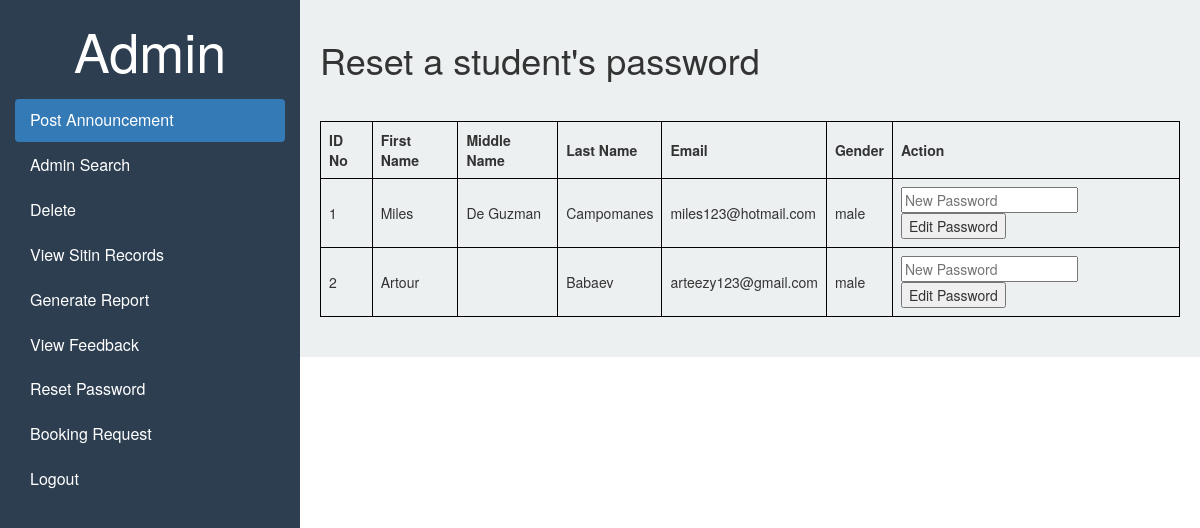
Page /adminreset.php (signed in) on the earlier database version.
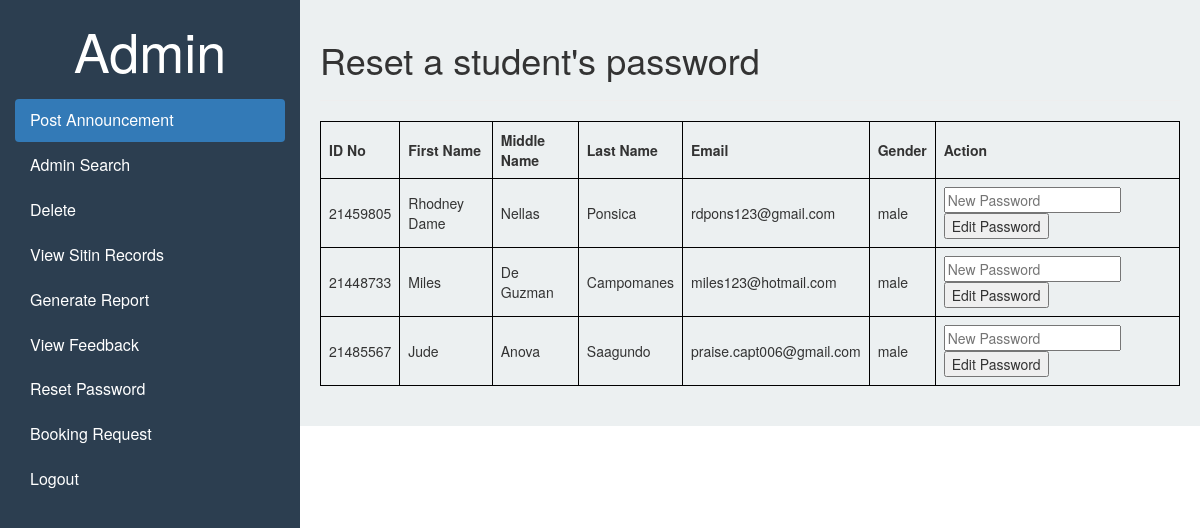
Same page on the later database version.
### tables this page shows
CREATE TABLE `users` (
  `id` int(10) NOT NULL,
  `idno` int(10) NOT NULL,
  `firstName` varchar(50) NOT NULL,
  `middleName` varchar(50) NOT NULL,
  `lastName` varchar(50) NOT NULL,
  `password` varchar(10) NOT NULL,
  `age` int(10) NOT NULL,
  `gender` varchar(10) NOT NULL,
  `contact` varchar(50) NOT NULL,
  `email` varchar(50) NOT NULL,
  `address` varchar(50) NOT NULL,
  `purpose` varchar(50) NOT NULL,
  `lab` varchar(50) NOT NULL,
  `session` int(11) DEFAULT 30,
  `timein` datetime NOT NULL
);

### adminreset.php (the view, shortened to what this page needs)
<?php
	include("connection.php");
	$query = "SELECT idno, firstName, middleName, lastName, email, age, gender FROM users";
	$result = mysqli_query($con, $query);
?>
<!DOCTYPE html>
<html lang="en">
<head><!DOCTYPE html>
<html lang="en">
<head>
  <link rel="stylesheet" href="https://maxcdn.bootstrapcdn.com/bootstrap/3.4.1/css/bootstrap.min.css">
</head>
<body>
<div class="container-fluid">
  <div class="row content">
    <div class="col-sm-3 sidenav hidden-xs">
     <h2 class="heading" style="color: white; text-align: center;">Admin</h2>
      <ul class="nav nav-pills nav-stacked">
        <li class="active"><a href="adminannouncement.php">Post Announcement</a></li>
		<li><a href="adminsearch.php">Admin Search</a></li>
		<li><a href="admindelete.php">Delete</a></li>
        <li><a href="adminview.php">View Sitin Records</a></li>
        <li><a href="adminreports.php">Generate Report</a></li>
        <li><a href="adminfeedback.php">View Feedback</a></li>
		<li><a href="adminreset.php">Reset Password</a></li>
		<li><a href="adminbooking.php">Booking Request</a></li>
        <li><a href="logout.php">Logout</a></li>
      </ul>
    </div>
    <div class="col-sm-9 main-content">
        <h1>Reset a student's password</h1>
		<hr>
		<table>
			<thead>
				<tr>
					<th>ID No</th>
					<th>First Name</th>
					<th>Middle Name</th>
					<th>Last Name</th>
					<th>Email</th>
					<th>Gender</th>
					<th>Action</th>
				</tr>
			</thead>
			<tbody>
			<?php
				while ($row = mysqli_fetch_assoc($result)) {
					echo "<tr>";
					echo "<td>".$row['idno']."</td>";
					echo "<td>".$row['firstName']."</td>";
					echo "<td>".$row['middleName']."</td>";
					echo "<td>".$row['lastName']."</td>";
					echo "<td>".$row['email']."</td>";
					echo "<td>".$row['gender']."</td>";
					echo "<td>";
					echo "<form method='post' action='edit_password.php'>";
					echo "<input type='password' name='new_password' placeholder='New Password' required>";
					echo "<input type='submit' value='Edit Password'>";
					echo "</form>";
					echo "</td>";
					echo "</tr>";
				}
			?>
			</tbody>
		</table>
		<br>
    </div>
    </div>
</body>
</html>

### adminreset.php (style rules this page uses)
.row.content { height: 1050px }
.sidenav { background-color: #2c3e50; height: 100%; }
.sidenav a { color: #fff; font-size: 16px; padding: 10px 15px; display: block; text-decoration: none; }
.main-content { padding: 20px; background-color: #ecf0f1; }
.heading { color: #34495e; font-size: 54px; margin-bottom: 20px; }
table { width: 100%; border-collapse: collapse; }
table, th, td { border: 1px solid black; }
th, td { padding: 8px; text-align: left; }

Differences in the rows shown:
removed users: idno "1", firstName "Miles", middleName "De Guzman", lastName "Campomanes", email "miles123@hotmail.com", gender "male"
removed users: idno "2", firstName "Artour", lastName "Babaev", email "arteezy123@gmail.com", gender "male"
added users: idno "21459805", firstName "Rhodney Dame", middleName "Nellas", lastName "Ponsica", email "rdpons123@gmail.com", gender "male"
added users: idno "21448733", firstName "Miles", middleName "De Guzman", lastName "Campomanes", email "miles123@hotmail.com", gender "male"
added users: idno "21485567", firstName "Jude", middleName "Anova", lastName "Saagundo", email "praise.capt006@gmail.com", gender "male"
